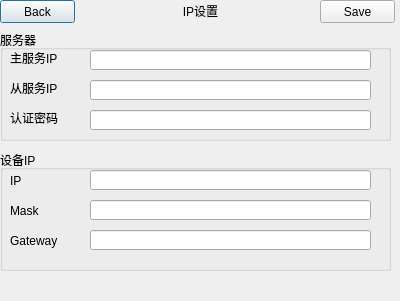
<?xml version="1.0" encoding="UTF-8"?>
<ui version="4.0">
 <class>IpSet</class>
 <widget class="QDialog" name="IpSet">
  <property name="geometry">
   <rect>
    <x>0</x>
    <y>0</y>
    <width>400</width>
    <height>301</height>
   </rect>
  </property>
  <property name="windowTitle">
   <string>IP设置</string>
  </property>
  <widget class="QLabel" name="label">
   <property name="geometry">
    <rect>
     <x>0</x>
     <y>0</y>
     <width>401</width>
     <height>21</height>
    </rect>
   </property>
   <property name="text">
    <string>IP设置</string>
   </property>
   <property name="alignment">
    <set>Qt::AlignCenter</set>
   </property>
  </widget>
  <widget class="QPushButton" name="pushButton_back">
   <property name="geometry">
    <rect>
     <x>0</x>
     <y>0</y>
     <width>75</width>
     <height>23</height>
    </rect>
   </property>
   <property name="text">
    <string>Back</string>
   </property>
  </widget>
  <widget class="QPushButton" name="pushButton_save">
   <property name="geometry">
    <rect>
     <x>320</x>
     <y>0</y>
     <width>75</width>
     <height>23</height>
    </rect>
   </property>
   <property name="text">
    <string>Save</string>
   </property>
  </widget>
  <widget class="QGroupBox" name="groupBox">
   <property name="geometry">
    <rect>
     <x>0</x>
     <y>30</y>
     <width>391</width>
     <height>111</height>
    </rect>
   </property>
   <property name="title">
    <string>服务器</string>
   </property>
   <widget class="QLabel" name="label_2">
    <property name="geometry">
     <rect>
      <x>10</x>
      <y>20</y>
      <width>51</width>
      <height>16</height>
     </rect>
    </property>
    <property name="text">
     <string>主服务IP</string>
    </property>
   </widget>
   <widget class="QLabel" name="label_3">
    <property name="geometry">
     <rect>
      <x>10</x>
      <y>50</y>
      <width>51</width>
      <height>16</height>
     </rect>
    </property>
    <property name="text">
     <string>从服务IP</string>
    </property>
   </widget>
   <widget class="QLabel" name="label_4">
    <property name="geometry">
     <rect>
      <x>10</x>
      <y>80</y>
      <width>51</width>
      <height>16</height>
     </rect>
    </property>
    <property name="text">
     <string>认证密码</string>
    </property>
   </widget>
   <widget class="QLineEdit" name="lineEdit_main">
    <property name="geometry">
     <rect>
      <x>90</x>
      <y>20</y>
      <width>281</width>
      <height>20</height>
     </rect>
    </property>
   </widget>
   <widget class="QLineEdit" name="lineEdit_sub">
    <property name="geometry">
     <rect>
      <x>90</x>
      <y>50</y>
      <width>281</width>
      <height>20</height>
     </rect>
    </property>
   </widget>
   <widget class="QLineEdit" name="lineEdit_password">
    <property name="geometry">
     <rect>
      <x>90</x>
      <y>80</y>
      <width>281</width>
      <height>20</height>
     </rect>
    </property>
   </widget>
  </widget>
  <widget class="QGroupBox" name="groupBox_2">
   <property name="geometry">
    <rect>
     <x>0</x>
     <y>150</y>
     <width>391</width>
     <height>121</height>
    </rect>
   </property>
   <property name="title">
    <string>设备IP</string>
   </property>
   <widget class="QLabel" name="label_5">
    <property name="geometry">
     <rect>
      <x>10</x>
      <y>20</y>
      <width>54</width>
      <height>21</height>
     </rect>
    </property>
    <property name="text">
     <string>IP</string>
    </property>
   </widget>
   <widget class="QLabel" name="label_6">
    <property name="geometry">
     <rect>
      <x>10</x>
      <y>50</y>
      <width>54</width>
      <height>21</height>
     </rect>
    </property>
    <property name="text">
     <string>Mask</string>
    </property>
   </widget>
   <widget class="QLabel" name="label_7">
    <property name="geometry">
     <rect>
      <x>10</x>
      <y>80</y>
      <width>54</width>
      <height>21</height>
     </rect>
    </property>
    <property name="text">
     <string>Gateway</string>
    </property>
   </widget>
   <widget class="QLineEdit" name="lineEdit_ip">
    <property name="geometry">
     <rect>
      <x>90</x>
      <y>20</y>
      <width>281</width>
      <height>20</height>
     </rect>
    </property>
   </widget>
   <widget class="QLineEdit" name="lineEdit_mask">
    <property name="geometry">
     <rect>
      <x>90</x>
      <y>50</y>
      <width>281</width>
      <height>20</height>
     </rect>
    </property>
   </widget>
   <widget class="QLineEdit" name="lineEdit_gateway">
    <property name="geometry">
     <rect>
      <x>90</x>
      <y>80</y>
      <width>281</width>
      <height>20</height>
     </rect>
    </property>
   </widget>
  </widget>
 </widget>
 <resources/>
 <connections/>
</ui>
